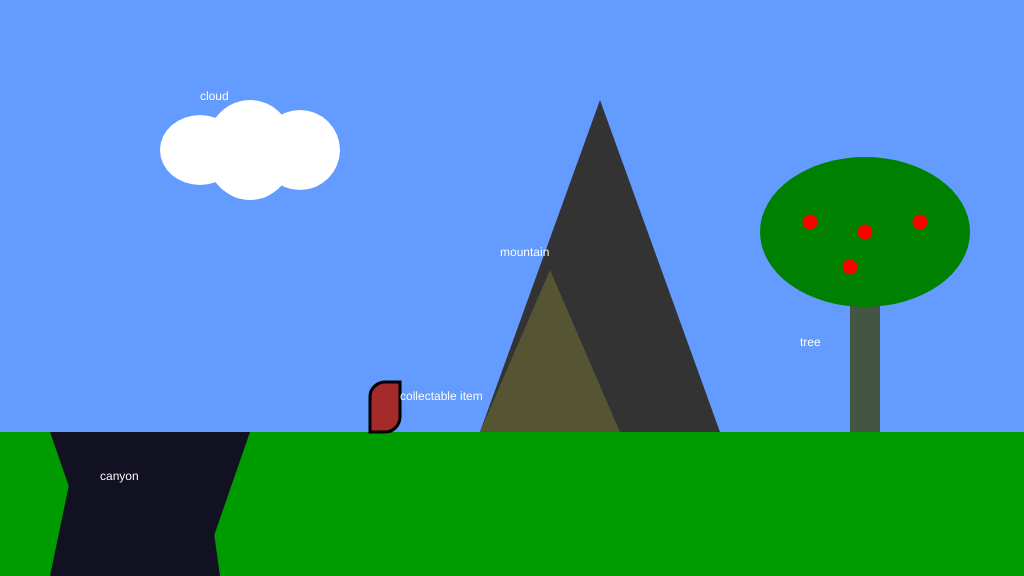
Frame 1 (no input)
Frame 60 (no input): identical to frame 1, image omitted
Frame 120 (the mouse pressed at the canvas centre since frame 60): identical to frame 1, image omitted

The p5.js sketch that drew this single still picture (run headless with seeded random() and noise() and a simulated clock; from frame 60 on, the mouse is pressed at the canvas centre):

// p5.js sketch
// ── sketch.js
/*

The Game Project

1 - Background Scenery

Use p5 drawing functions such as rect, ellipse, line, triangle and
point to draw the scenery as set out in the code comments. The items
should appear next to the text titles.

Each bit of scenery is worth two marks:

0 marks = not a reasonable attempt
1 mark = attempted but it's messy or lacks detail
2 marks = you've used several shape functions to create the scenery

I've given titles and chosen some base colours, but feel free to
imaginatively modify these and interpret the scenery titles loosely to
match your game theme.

WARNING: Do not get too carried away. If you're shape takes more than 15 lines of code to draw then you've probably over done it.


*/

function setup()
{
	createCanvas(1024, 576);
}

function draw()
{
	background(100, 155, 255); //fill the sky blue

	noStroke();
	fill(0,155,0);
	var ground_y = 432
	rect(0, ground_y, 1024, 144); //draw some green ground

	//1. a cloud in the sky
	//... add your code here
	fill(255);
	ellipse(200, 150, 80, 70);
	ellipse(300, 150, 80, 80);
	ellipse(250, 150, 90, 100);

	noStroke();
	fill(255);
	text("cloud", 200, 100);

	//2. a mountain in the distance
	//... add your code here
	var big_x = 600
	var big_r = 120
	fill("#333");
	triangle(big_x - big_r, ground_y, big_x, 100, big_x + big_r, ground_y)

	var small_x = 550
	var small_r = 70
	fill("#553");
	triangle(small_x - small_r, ground_y, small_x, 270, small_x + small_r, ground_y)

	noStroke();
	fill(255);
	text("mountain", 500, 256);

	//3. a tree
	//... add your code here
	fill("#454")
	var tree_height = 150
	rect(850, ground_y - tree_height, 30, tree_height)

	fill("green")
	ellipse(850 + 15, ground_y - tree_height - 50, 210, 150)
	stroke("red");
	strokeWeight(15)
	point(850 + 15, ground_y - tree_height - 50)
	point(850, ground_y - tree_height - 15)
	point(810, ground_y - tree_height - 60)
	point(920, ground_y - tree_height - 60)

	noStroke();
	fill(255);
	text("tree", 800, 346);

	//4. a canyon
	//NB. the canyon should go from ground-level to the bottom of the screen
	fill("#112")
	quad(50, ground_y, 250, ground_y, 200, 576, 100, 576)
	quad(80, ground_y, 200, ground_y, 220, 576, 50, 576)

	//... add your code here

	noStroke();
	fill(255);
	text("canyon", 100, 480);

	//5. a collectable token - eg. a jewel, fruit, coins
	//... add your code here
	fill("brown");
	stroke("black")
	strokeWeight(3)
	rect(370, ground_y - 50, 30, 50, 30, 0, 30, 0)

	noStroke();
	fill(255);
	text("collectable item", 400, 400);
}
